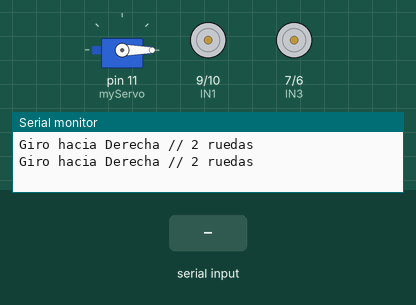
Simulated run of this sketch. Board: Arduino Uno, built with avr-gcc and run on an emulated ATmega328P. Shown: servo, motor-driver pin pairs drawn as motors (green arrow = first pin HIGH = forward, orange = second pin HIGH = backward, longer = more drive, scaled by the enable pin), the last lines printed to the serial monitor. Inputs (shaded band) come from the test bench. The modem accepts every AT command (registered, SIM ready, sends succeed) and sends nothing else.

Above: at 2.3 s.
2.4 s: "A" received over the second serial link
At 2.41 s:
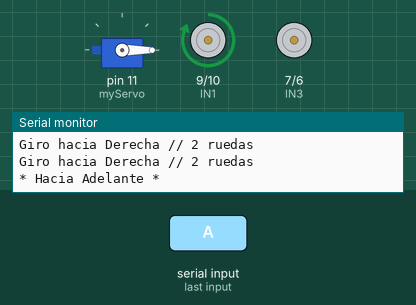
3.9 s: "B" received over the second serial link
5.4 s: "D" received over the second serial link
At 6.2 s:
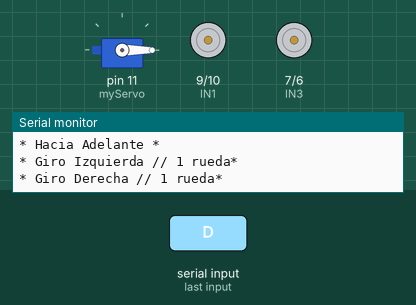
6.9 s: "E" received over the second serial link
At 6.96 s:
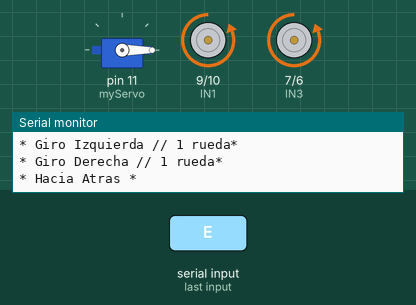
8.5 s: "J" received over the second serial link
At 9.7 s:
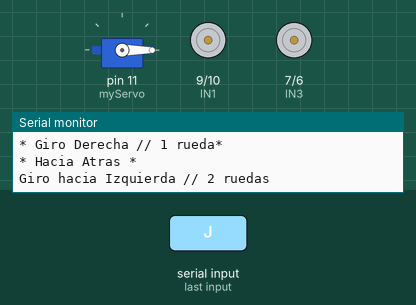
10.0 s: "D" received over the second serial link
At 10.9 s:
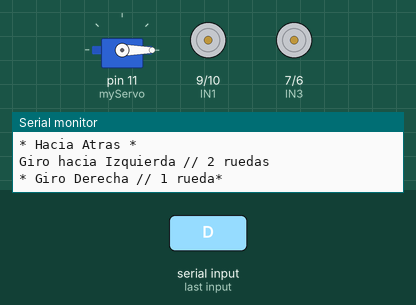
Timing chart, 0 to 12.5 s (numbered marks = the images above; inputs shaded):
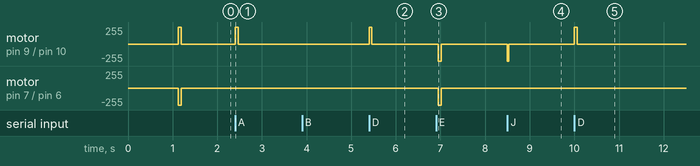

Measured:
- after the input at 2.4 s, motor on pin 9 (IN1) / pin 10 (IN2): stopped → forward 255/255 at once, → stopped 0.07 s later
- after the input at 5.4 s, motor on pin 9 (IN1) / pin 10 (IN2): stopped → forward 255/255 at once, → stopped 0.06 s later
- after the input at 6.9 s, motor on pin 9 (IN1) / pin 10 (IN2), motor on pin 7 (IN3) / pin 6 (IN4): stopped → backward 255/255 after 0.05 s, → stopped 0.07 s later
- after the input at 8.5 s, motor on pin 9 (IN1) / pin 10 (IN2): stopped → backward 255/255 at once, → stopped 0.03 s later
- after the input at 10.0 s, motor on pin 9 (IN1) / pin 10 (IN2): stopped → forward 255/255 at once, → stopped 0.06 s later

The sketch:

codigo.ino
```cpp
#include <SoftwareSerial.h>  // libreria que permite establecer pines digitales
#include <Wire.h>
#include <Servo.h>

// Crea un objeto Servo
Servo myServo;

SoftwareSerial miBT(3, 4);  // pin 3 como RX, pin 4 como TX


int ENA, IN1, IN2, IN3, IN4, ENB;
int ruedaA, ruedaB;
int tavance, tgiro;

char DATO = "0";

void setup() {
//configuraciones

Serial.println("configurando");
Serial.begin(9600);

int opcion = 4; // Cambia esto para probar diferentes configuraciones

  // Configuración de acuerdo a la opción seleccionada
  switch (opcion) {
    case 1:
      // PALA + SUMO
      // 98:03:02:96:81:53
      // 98:D3:02:96:73:8F
      ENA = 8;
      IN1 = 9;
      IN2 = 10;
      IN3 = 7;
      IN4 = 6;
      ENB = 5;

      ruedaA = 50;
      ruedaB = 60;

      tavance = 100;  // Ejemplo de valor para tavance
      tgiro = 50;     // Ejemplo de valor para tgiro

      break;

    case 2:
      // Soccer
      // 00:22:06:01:63:DA
      ENA = 8;
      IN1 = 9;
      IN2 = 12;
      IN3 = 7;
      IN4 = 6;
      ENB = 5;
      ruedaA = 70;
      ruedaB = 80;

      tavance = 120;  // Ejemplo de valor para tavance
      tgiro = 60;     // Ejemplo de valor para tgiro

      break;
     case 3:
      // Pala reparadD
      // 98:D3:02:96:81:98
      ENA = 8;
      IN1 = 9;
      IN2 = 13;
      IN3 = 7;
      IN4 = 6;
      ENB = 5;
      ruedaA = 90;
      ruedaB = 100;
      tavance = 140;  // Ejemplo de valor para tavance
      tgiro = 70;     // Ejemplo de valor para tgiro

      break;

    case 4:
      //PALA AMARILLA
      // 98:D3:02:96:C3:12
      // colocar los mismo tipos de motores para mejorar

      ENA = 8;
      IN1 = 9;
      IN2 = 10;
      IN3 = 7;
      IN4 = 5;
      ENB = 6;

      ruedaA = 180;
      ruedaB = 255;

      tavance = 70;  // Ejemplo de valor para tavance
      tgiro = 30;     // Ejemplo de valor para tgiro

      break;

       case 5:
      //PALA NARANJA
      // 98:D3:11:FC:34:1D
      // colocar los mismo tipos de motores para mejorar

      ENA = 8;
      IN1 = 9;
      IN2 = 12;
      IN3 = 7;
      IN4 = 6;
      ENB = 5;

      ruedaA = 250;
      ruedaB = 190;

      tavance = 100;  // Ejemplo de valor para tavance
      tgiro = 30;     // Ejemplo de valor para tgiro

      break;

       case 6:
      //PALA ROJA
      // 98:D3:41:FD:68:C7
      // colocar los mismo tipos de motores para mejorar

      ENA = 8;
      IN1 = 9;
      IN2 = 10;
      IN3 = 7;
      IN4 = 5;
      ENB = 6;

      ruedaA = 160;
      ruedaB = 250;

      tavance = 80;  // Ejemplo de valor para tavance
      tgiro = 30;     // Ejemplo de valor para tgiro

      break;
    default:
      // General
      ENA = 8;
      IN1 = 9;
      IN2 = 10;
      IN3 = 7;
      IN4 = 6;
      ENB = 5;
      ruedaA = 110;
      ruedaB = 120;
      tavance = 160;  // Ejemplo de valor para tavance
      tgiro = 80;     // Ejemplo de valor para tgiro

      break;
  }


//configuracion PUENTE H
pinMode(IN1,OUTPUT);
pinMode(IN2,OUTPUT);
pinMode(ENA,OUTPUT);

pinMode(IN3,OUTPUT);
pinMode(IN4,OUTPUT);
pinMode(ENB,OUTPUT);

//configuracion servo
myServo.attach(11);
moveServo(0);


// Configuración del nombre del dispositivo Bluetooth
  miBT.begin(9600);
  miBT.print("AT+NAME=KingBot\r\n");
  delay(100);
  miBT.print("AT+RESET\r\n");
  delay(1000);

}


void loop() {


if (miBT.available()){      // si hay informacion disponible desde modulo
  DATO = miBT.read();   // almacena en DATO el caracter recibido desde modulo

if(DATO=='A')
{
    Serial.println("* Hacia Adelante *");
    movimientos();

    analogWrite(ENA,ruedaA);
    digitalWrite(IN1,HIGH);
    digitalWrite(IN2,LOW);

    //adelante motor2

    analogWrite(ENB,ruedaB);
    digitalWrite(IN3,HIGH);
    digitalWrite(IN4,LOW);

    delay(tavance);
    detener();

}


if(DATO=='B')
{
  Serial.println("* Giro Izquierda // 1 rueda*");
  movimientos();

  analogWrite(ENB,ruedaB);
  digitalWrite(IN3,HIGH);
  digitalWrite(IN4,LOW);

  delay(tgiro*2);

  digitalWrite(ENA,LOW);
  digitalWrite(ENB,LOW);

}


if(DATO=='C')
  {
     Serial.println("* Detener *");
     movimientos();
     detener();
 }

if(DATO=='D')
{
    Serial.println("* Giro Derecha // 1 rueda*");
    movimientos();

    analogWrite(ENA,ruedaA);
    digitalWrite(IN1,HIGH);
    digitalWrite(IN2,LOW);

    delay(tgiro*2);

    digitalWrite(ENA,LOW);
    digitalWrite(ENB,LOW);

}

if(DATO=='E')
{
 Serial.println("* Hacia Atras *");
 movimientos();

  detener();

  delay(50);

  analogWrite(ENA,ruedaA);
  digitalWrite(IN1,LOW);
  digitalWrite(IN2,HIGH);

  analogWrite(ENB,ruedaB);
  digitalWrite(IN3,LOW);
  digitalWrite(IN4,HIGH);

  delay(tavance);
  detener();
}


if(DATO=='F')
{


}

if(DATO=='G')
{

}
if(DATO=='H')
{

}

if(DATO=='I')
{

}
if(DATO=='J')
{
//Y

 Serial.println("Giro hacia Izquierda // 2 ruedas");
    movimientos();

    analogWrite(ENA,ruedaA);
    digitalWrite(IN1,LOW);
    digitalWrite(IN2,HIGH);

    //adelante motor2

    analogWrite(ENB,ruedaB);
    digitalWrite(IN3,HIGH);
    digitalWrite(IN4,LOW);

    //duracion del movimiento
    delay(tgiro);
    detener();

}
if(DATO=='K')
{
//A

 Serial.println("Giro hacia Derecha // 2 ruedas");
    movimientos();

    analogWrite(ENA,ruedaA);
    digitalWrite(IN1,HIGH);
    digitalWrite(IN2,LOW);

    //adelante motor2

    analogWrite(ENB,ruedaB);
    digitalWrite(IN3,LOW);
    digitalWrite(IN4,HIGH);

    //duracion del movimiento
    delay(tgiro);
    detener();

}

if(DATO=='L')
{
// B
 moveServo(0);
}
if(DATO=='M')
{

}
if(DATO=='N')
{

}
if(DATO=='O')
{

}
if(DATO=='P')
{
  //X
 moveServo(120);

}

}


}

void movimientos()
{
  //   Serial.print(" fuerza:");


}

void detener()
{

digitalWrite(ENA,LOW);
digitalWrite(ENB,LOW);
digitalWrite(IN3,LOW);
digitalWrite(IN4,LOW);
digitalWrite(IN1,LOW);
digitalWrite(IN2,LOW);
  }

  void moveServo(int degrees) {
  // Ajusta el ángulo del servo
  myServo.write(degrees);
}
```
